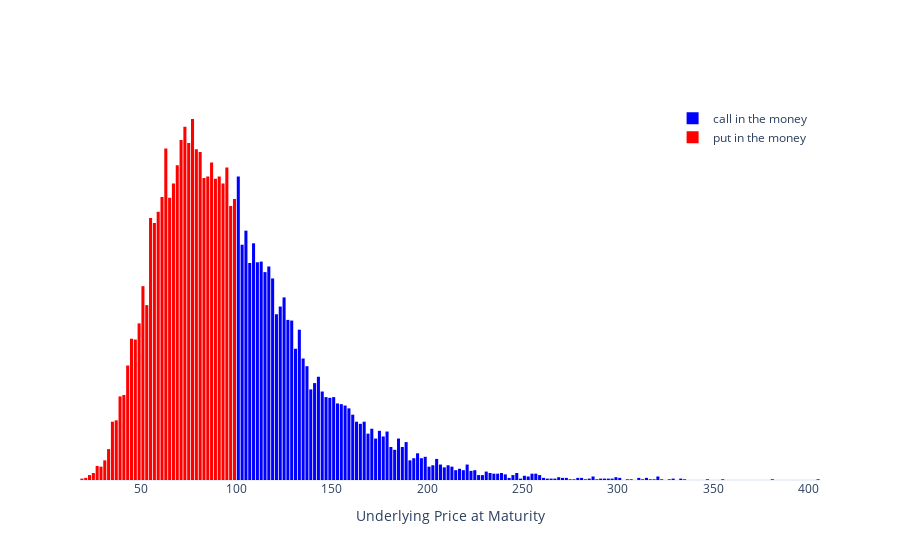

Write notebook code for a chart like this one.
### Markdown cell above
# FIGURE (UNDERLYING AT MATURITY)

### Code cell
import plotly.graph_objects as go

trace1 = go.Histogram(x=calls, name="call in the money", marker=dict(color='blue'))
trace2 = go.Histogram(x=puts, name="put in the money", marker=dict(color='red'))
fig = go.Figure(trace1)
fig.add_trace(trace2)
fig.update_layout(
    xaxis_title="Underlying Price at Maturity",
    yaxis_tickvals=[],
    template="plotly_white",
    legend=dict(
        yanchor="top", 
        y=0.99, 
        xanchor="right", 
        x=0.99
    )
)
fig.show()

### Figure 1 — Plotly figure (JSON) as saved in the notebook; plotly's stock layout.template omitted (floating-point values rounded to 4 significant figures; data arrays with more than 128 entries replaced by an {"elided": "..."} marker saying what was removed)
{"data": [{"marker": {"color": "blue"}, "name": "call in the money", "type": "histogram", "x": {"elided": "8128 float values"}}, {"marker": {"color": "red"}, "name": "put in the money", "type": "histogram", "x": {"elided": "11872 float values"}}], "layout": {"legend": {"x": 0.99, "xanchor": "right", "y": 0.99, "yanchor": "top"}, "xaxis": {"title": {"text": "Underlying Price at Maturity"}}, "yaxis": {"tickvals": []}}}
